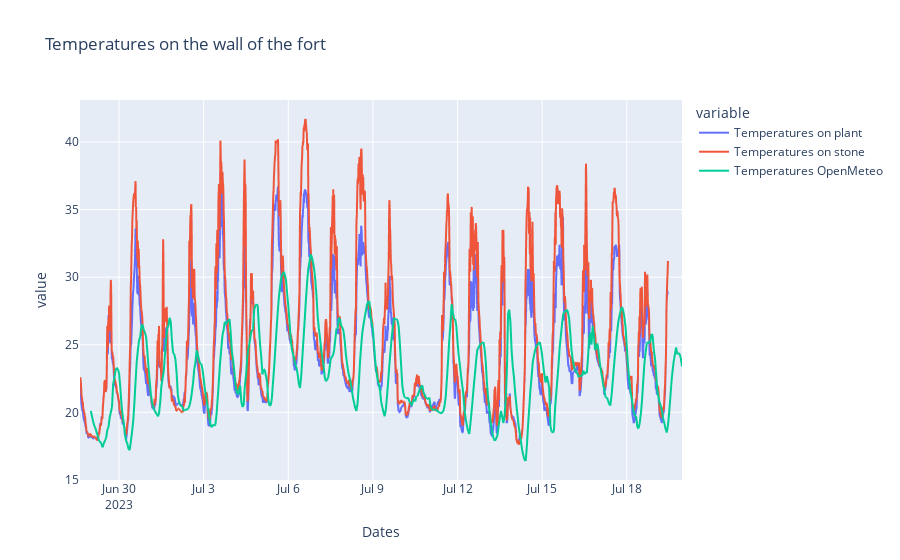

Source (notebook cell):
### Code cell
fig1 = px.line(df1, x="Dates", y=['Temperatures on plant', 'Temperatures on stone', 'Temperatures OpenMeteo'],
              title='Temperatures on the wall of the fort')
fig1.show()
fig1.write_image("temperatures_by_sensors_and_meteo.png")

### Figure 1 — Plotly figure (JSON) as saved in the notebook; plotly's stock layout.template omitted (floating-point values rounded to 4 significant figures; data arrays with more than 128 entries replaced by an {"elided": "..."} marker saying what was removed)
{"data": [{"hovertemplate": "variable=Temperatures on plant<br>Dates=%{x}<br>value=%{y}<extra></extra>", "legendgroup": "Temperatures on plant", "line": {"color": "#636efa", "dash": "solid"}, "marker": {"symbol": "circle"}, "mode": "lines", "name": "Temperatures on plant", "showlegend": true, "type": "scattergl", "x": {"elided": "2506 str values"}, "xaxis": "x", "y": {"elided": "2506 float values"}, "yaxis": "y"}, {"hovertemplate": "variable=Temperatures on stone<br>Dates=%{x}<br>value=%{y}<extra></extra>", "legendgroup": "Temperatures on stone", "line": {"color": "#EF553B", "dash": "solid"}, "marker": {"symbol": "circle"}, "mode": "lines", "name": "Temperatures on stone", "showlegend": true, "type": "scattergl", "x": {"elided": "2506 str values"}, "xaxis": "x", "y": {"elided": "2506 float values"}, "yaxis": "y"}, {"hovertemplate": "variable=Temperatures OpenMeteo<br>Dates=%{x}<br>value=%{y}<extra></extra>", "legendgroup": "Temperatures OpenMeteo", "line": {"color": "#00cc96", "dash": "solid"}, "marker": {"symbol": "circle"}, "mode": "lines", "name": "Temperatures OpenMeteo", "showlegend": true, "type": "scattergl", "x": {"elided": "2506 str values"}, "xaxis": "x", "y": {"elided": "2506 float values"}, "yaxis": "y"}], "layout": {"legend": {"title": {"text": "variable"}, "tracegroupgap": 0}, "title": {"text": "Temperatures on the wall of the fort"}, "xaxis": {"anchor": "y", "domain": [0, 1], "title": {"text": "Dates"}}, "yaxis": {"anchor": "x", "domain": [0, 1], "title": {"text": "value"}}}}
